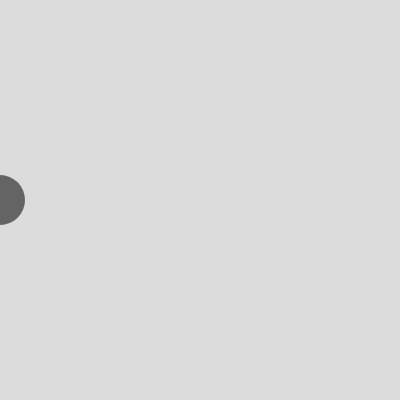
Frame 1 (no input)
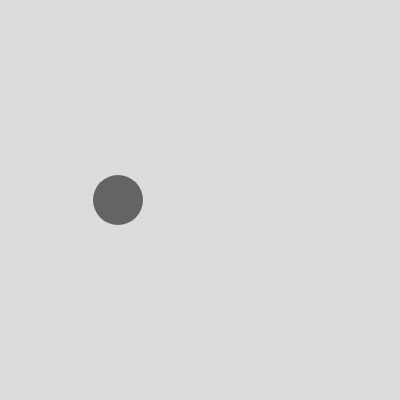
Frame 60 (no input)
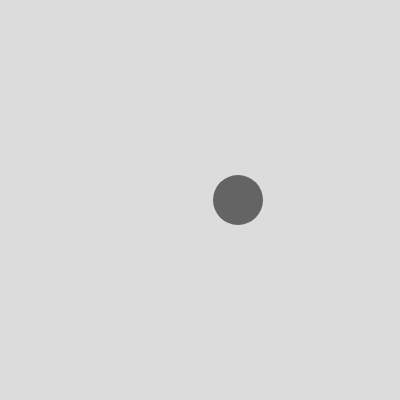
Frame 120 (the mouse pressed at the canvas centre since frame 60)

The p5.js sketch that drew these frames (run headless with seeded random() and noise() and a simulated clock; from frame 60 on, the mouse is pressed at the canvas centre):

// p5.js sketch
// ── sketch.js
// DM2008 — Activity 2a [Guided]
// Mode Switch (20 min)
//
// Keys 1, 2, 3 switch between modes — each one changes the background color.
// Try extending each mode to also change the fill, size, or speed of the ellipse.
// Keep it simple: one clear change per mode that's easy to see on screen.
//
// Stretch: add a 4th mode, or make the ellipse change shape between modes.

let x = 0;       // ellipse x-position
let size = 50;   // ellipse size
let bgColor; // background color, changed by key presses
let speed;

function setup() {
  createCanvas(400, 400);
  shapeColor = color(100)
  bgColor = color(220);
  speed = 2
}

function draw() {
  background(bgColor);
  noStroke()
  fill(shapeColor);
  
  
  // Draw the ellipse at its current position
ellipse(x, height / 2, size)
  // Move the ellipse
  x += speed;

  // Wrap around when it exits the right edge
  if (x > width + size / 2) {
    x = 0;
  
  }
}

// Keys 1, 2, 3 change the background color — this is your mode switch
function keyPressed() {
  switch (key) {
    case "1":
      shapeColor = color("#a2d31d");
      size = 80
      speed = 10
      bgColor = color("#e61484");
      break; // green on pink
    case "2":
      bgColor = color("#2f24c6");
      shapeColor = color("#ee7c11");
      size = 60
      speed = 20
      break; // orange on blue
    case "3":
      bgColor = color("#13c9aa");
      shapeColor = color("#f0e894");
      size = 20
      speed = 30
      break; // yellow on teal
    case "4":
      bgColor = color("#9915d5");
      shapeColor = color("#b3ffb4");
      size = 100
      speed = 40
      break;
    default:
      bgColor = color(220); // grey
  }
}
